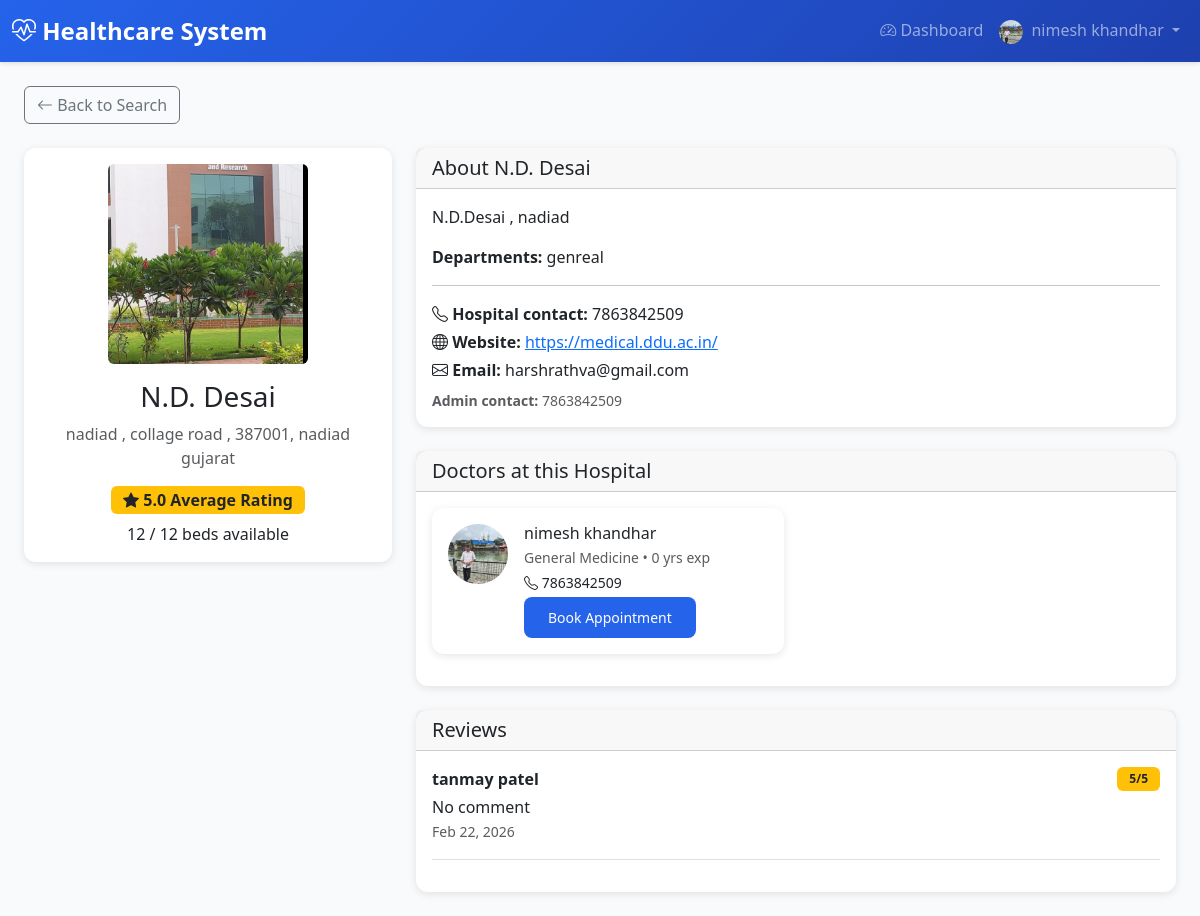
/hospitals/2/ (signed in), run on the app's committed database.
### accounts/models.py (models this page shows, shortened)
class User(AbstractUser):
    email = models.EmailField(unique=True)
    ROLE_CHOICES = [
        ('ADMIN', 'Admin'),
        ('DOCTOR', 'Doctor'),
        ('PATIENT', 'Patient'),
        ('HOSPITAL', 'Hospital'),
        ('HOSPITAL_ADMIN', 'Hospital Admin'),
    ]
    role = models.CharField(max_length=20, choices=ROLE_CHOICES, default='PATIENT')
    is_approved = models.BooleanField(default=False)  # For Doctor and Hospital approval
    phone_number = models.CharField(max_length=15, blank=True)
    address = models.TextField(blank=True)
    profile_picture = models.ImageField(upload_to='user_profiles/', blank=True, null=True)
    created_at = models.DateTimeField(auto_now_add=True)
    updated_at = models.DateTimeField(auto_now=True)
    class Meta:
        db_table = 'users'
        verbose_name = 'User'
        verbose_name_plural = 'Users'

### hospitals/models.py (models this page shows, shortened)
class Hospital(models.Model):
    user = models.OneToOneField(
        settings.AUTH_USER_MODEL,
        on_delete=models.CASCADE,
        related_name='hospital_profile'
    )
    name = models.CharField(max_length=200)
    registration_number = models.CharField(max_length=50, unique=True)
    address = models.TextField(blank=True)
    city = models.CharField(max_length=100, blank=True)
    state = models.CharField(max_length=100, blank=True)
    zip_code = models.CharField(max_length=10, blank=True)
    phone = models.CharField(max_length=15, blank=True)
    email = models.EmailField(blank=True)
    website = models.URLField(blank=True)
    description = models.TextField(blank=True)
    facilities = models.TextField(blank=True, help_text="Departments - comma separated")
    total_beds = models.PositiveIntegerField(default=0)
    available_beds = models.PositiveIntegerField(default=0)  # Kept for migration; use available_beds_count for dynamic
    logo = models.ImageField(upload_to='hospital_logos/', blank=True, null=True)
    verification_document = models.FileField(upload_to='hospital_verifications/', blank=True, null=True, help_text="Upload registration certificate or license for verification")
    created_at = models.DateTimeField(auto_now_add=True)
    updated_at = models.DateTimeField(auto_now=True)
    class Meta:
        db_table = 'hospitals'
        verbose_name = 'Hospital'
        verbose_name_plural = 'Hospitals'
        ordering = ['name']
    def get_doctors(self):
        from doctors.models import DoctorProfile
        return DoctorProfile.objects.filter(
            models.Q(hospital_assignments__hospital=self, hospital_assignments__is_active=True) |
            models.Q(hospital=self)
        ).distinct()
    @property
    def occupied_beds_count(self):
        from django.db.models import Q
        now = timezone.now()
        return self.admissions.filter(
            admission_time__lte=now
        ).filter(
            Q(discharge_time__isnull=True) | Q(discharge_time__gt=now)
        ).count()
    @property
    def available_beds_count(self):
        return max(0, self.total_beds - self.occupied_beds_count)
    def get_available_beds_display(self):
        """For admin list_display (avoids property in admin)"""
        return self.available_beds_count
    get_available_beds_display.short_description = 'Available beds'
    @property
    def average_rating(self):
        from django.db.models import Avg
        result = self.reviews.aggregate(avg=Avg('rating'))
        return round(result['avg'] or 0, 1)

class HospitalReview(models.Model):
    hospital = models.ForeignKey(
        Hospital,
        on_delete=models.CASCADE,
        related_name='reviews'
    )
    patient = models.ForeignKey(
        settings.AUTH_USER_MODEL,
        on_delete=models.CASCADE,
        related_name='hospital_reviews',
        limit_choices_to={'role': 'PATIENT'}
    )
    rating = models.PositiveSmallIntegerField()  # 1-5
    comment = models.TextField(blank=True)
    created_at = models.DateTimeField(auto_now_add=True)
    class Meta:
        db_table = 'hospital_reviews'
        verbose_name = 'Hospital Review'
        verbose_name_plural = 'Hospital Reviews'
        unique_together = ('hospital', 'patient')

### doctors/models.py (models this page shows, shortened)
class DoctorProfile(models.Model):
    SPECIALIZATION_CHOICES = [
        ('CARDIOLOGY', 'Cardiology'),
        ('DERMATOLOGY', 'Dermatology'),
        ('NEUROLOGY', 'Neurology'),
        ('ORTHOPEDICS', 'Orthopedics'),
        ('PEDIATRICS', 'Pediatrics'),
        ('PSYCHIATRY', 'Psychiatry'),
        ('SURGERY', 'Surgery'),
        ('GENERAL', 'General Medicine'),
        ('ONCOLOGY', 'Oncology'),
        ('GYNECOLOGY', 'Gynecology'),
    ]
    user = models.OneToOneField(
        settings.AUTH_USER_MODEL,
        on_delete=models.CASCADE,
        related_name='doctor_profile'
    )
    license_number = models.CharField(max_length=50, unique=True)
    specialization = models.CharField(max_length=50, choices=SPECIALIZATION_CHOICES, default='GENERAL')
    years_of_experience = models.PositiveIntegerField(default=0)
    qualification = models.CharField(max_length=200)
    bio = models.TextField(blank=True)
    consultation_fee = models.DecimalField(max_digits=10, decimal_places=2, default=0.00)
    profile_picture = models.ImageField(upload_to='doctor_profiles/', blank=True, null=True)
    verification_document = models.FileField(upload_to='doctor_verifications/', blank=True, null=True, help_text="Upload license or certification document for verification")
    hospital = models.ForeignKey(
        'hospitals.Hospital',
        on_delete=models.SET_NULL,
        null=True,
        blank=True,
        related_name='doctors'
    )
    is_available = models.BooleanField(default=True)
    available_from = models.TimeField(default=time(9, 0), help_text="Start of working hours")
    available_to = models.TimeField(default=time(17, 0), help_text="End of working hours")
    slot_duration_minutes = models.PositiveIntegerField(default=30)
    created_at = models.DateTimeField(auto_now_add=True)
    updated_at = models.DateTimeField(auto_now=True)
    class Meta:
        db_table = 'doctor_profiles'
        verbose_name = 'Doctor Profile'
        verbose_name_plural = 'Doctor Profiles'

### hospitals/views.py (the view, shortened to what this page needs)
# urls.py: path('<int:pk>/', views.HospitalDetailView.as_view(), name='hospital_detail'),
class HospitalDetailView(LoginRequiredMixin, DetailView):
    model = Hospital
    template_name = 'hospitals/hospital_detail.html'
    context_object_name = 'hospital'
    def get_queryset(self):
        return Hospital.objects.select_related('user').prefetch_related('reviews__patient')
    def get_context_data(self, **kwargs):
        context = super().get_context_data(**kwargs)
        hospital = self.object
        doctors_qs = hospital.get_doctors().select_related('user').filter(
            user__is_approved=True,
            user__is_active=True
        )
        doctors_with_extra = []
        for doc in doctors_qs:
            url = None
            for obj in (doc, doc.user):
                if getattr(obj, 'profile_picture', None):
                    try:
                        url = obj.profile_picture.url
                        break
                    except (ValueError, AttributeError):
                        pass
            doctors_with_extra.append({'doctor': doc, 'profile_image_url': url})
        context['doctors'] = doctors_with_extra
        context['reviews'] = hospital.reviews.select_related('patient').order_by('-created_at')[:20]
        can_review = False
        has_reviewed = False
        context['can_review'] = can_review
        context['has_reviewed'] = has_reviewed
        can_request_join = False
        if self.request.user.is_authenticated and self.request.user.role == 'DOCTOR' and self.request.user.is_approved:
            doc_profile = getattr(self.request.user, 'doctor_profile', None)
            if doc_profile and doc_profile.hospital_id != hospital.id:
                req = hospital.doctor_requests.filter(doctor=doc_profile).first()
                can_request_join = req is None or req.status == 'REJECTED'
        context['can_request_join'] = can_request_join
        context['hospital_logo_url'] = None
        if getattr(hospital, 'logo', None):
            try:
                context['hospital_logo_url'] = hospital.logo.url
            except (ValueError, AttributeError):
                pass
        return context

### templates/hospitals/hospital_detail.html (shortened to what this page needs)
{% extends 'base.html' %}
{% block content %}
<div class="container-fluid">
    <div class="mb-4 d-flex justify-content-between align-items-center">
        <a href="{% url 'hospitals:hospital_search' %}" class="btn btn-outline-secondary"><i class="bi bi-arrow-left"></i> Back to Search</a>
    </div>
    <div class="row">
        <div class="col-md-4 mb-4">
            <div class="card">
                <div class="card-body text-center">
                    {% if hospital_logo_url %}
                    <img src="{{ hospital_logo_url }}" alt="{{ hospital.name }}" class="rounded mb-3" style="width: 200px; height: 200px; object-fit: cover;">
                    {% else %}
                    <div class="rounded bg-secondary d-flex align-items-center justify-content-center mx-auto mb-3" style="width: 200px; height: 200px;">
                        <i class="bi bi-building text-white" style="font-size: 5rem;"></i>
                    </div>
                    {% endif %}
                    <h3>{{ hospital.name }}</h3>
                    <p class="text-muted">{{ hospital.address }}{% if hospital.city %}, {{ hospital.city }}{% endif %}{% if hospital.state %} {{ hospital.state }}{% endif %}</p>
                    <div class="mb-2">
                        <span class="badge bg-warning text-dark fs-6"><i class="bi bi-star-fill"></i> {{ hospital.average_rating }} Average Rating</span>
                    </div>
                    <p class="mb-0"> {{ hospital.available_beds_count }} / {{ hospital.total_beds }} beds available</p>
                </div>
            </div>
        </div>
        <div class="col-md-8">
            <div class="card mb-4">
                <div class="card-header"><h5 class="mb-0">About {{ hospital.name }}</h5></div>
                <div class="card-body">
                    <p class="mb-3">{{ hospital.description|default:"No description available." }}</p>
                    <p class="mb-2"><strong>Departments:</strong> {{ hospital.facilities|default:"—" }}</p>
                    <hr class="my-3">
                    <p class="mb-1"><strong><i class="bi bi-telephone"></i> Hospital contact:</strong> {{ hospital.phone|default:"—" }}</p>
                    {% if hospital.website %}
                    <p class="mb-1"><strong><i class="bi bi-globe"></i> Website:</strong> <a href="{{ hospital.website }}" target="_blank" rel="noopener">{{ hospital.website }}</a></p>
                    {% else %}
                    <p class="mb-1"><strong><i class="bi bi-globe"></i> Website:</strong> —</p>
                    {% endif %}
                    {% if hospital.email %}<p class="mb-0"><strong><i class="bi bi-envelope"></i> Email:</strong> {{ hospital.email }}</p>{% endif %}
                    {% if hospital.user.phone_number %}
                    <p class="mb-0 mt-2 text-muted small"><strong>Admin contact:</strong> {{ hospital.user.phone_number }}</p>
                    {% endif %}
                </div>
            </div>
            <div class="card mb-4">
                <div class="card-header"><h5 class="mb-0">Doctors at this Hospital</h5></div>
                <div class="card-body">
                    {% if doctors %}
                    <div class="row">
                        {% for item in doctors %}
                        <div class="col-md-6 mb-3">
                            <div class="card h-100">
                                <div class="card-body d-flex">
                                    {% if item.profile_image_url %}
                                    <img src="{{ item.profile_image_url }}" alt="" class="rounded-circle me-3" style="width: 60px; height: 60px; object-fit: cover;">
                                    {% else %}
                                    <i class="bi bi-person-circle me-3" style="font-size: 3rem; color: #6c757d;"></i>
                                    {% endif %}
                                    <div class="flex-grow-1">
                                        <h6 class="mb-1">{{ item.doctor.user.get_full_name|default:item.doctor.user.username }}</h6>
                                        <p class="small text-muted mb-1">{{ item.doctor.get_specialization_display }} • {{ item.doctor.years_of_experience }} yrs exp</p>
                                        {% if item.doctor.user.phone_number %}<p class="small mb-1"><i class="bi bi-telephone"></i> {{ item.doctor.user.phone_number }}</p>{% endif %}
                                        <a href="{% url 'doctors:doctor_detail' item.doctor.pk %}" class="btn btn-sm btn-primary">Book Appointment</a>
                                    </div>
                                </div>
                            </div>
                        </div>
                        {% endfor %}
                    </div>
                    {% else %}
                    <p class="text-muted">No doctors listed.</p>
                    {% endif %}
                </div>
            </div>
            <div class="card mb-4">
                <div class="card-header d-flex justify-content-between align-items-center">
                    <h5 class="mb-0">Reviews</h5>
                </div>
                <div class="card-body">
                    {% if reviews %}
                    {% for r in reviews %}
                    <div class="border-bottom pb-3 mb-3">
                        <div class="d-flex justify-content-between">
                            <strong>{{ r.patient.get_full_name|default:r.patient.username }}</strong>
                            <span class="badge bg-warning text-dark">{{ r.rating }}/5</span>
                        </div>
                        <p class="mb-0 mt-1">{{ r.comment|default:"No comment" }}</p>
                        <small class="text-muted">{{ r.created_at|date:"M d, Y" }}</small>
                    </div>
                    {% endfor %}
                    {% else %}
                    <p class="text-muted">No reviews yet.</p>
                    {% endif %}
                </div>
            </div>
        </div>
    </div>
</div>
{% endblock %}

### templates/base.html (shortened to what this page needs)
<!DOCTYPE html>
<html lang="en">
<head>
    <link href="https://cdn.jsdelivr.net/npm/bootstrap@5.3.0/dist/css/bootstrap.min.css" rel="stylesheet">
    <link rel="stylesheet" href="https://cdn.jsdelivr.net/npm/bootstrap-icons@1.11.0/font/bootstrap-icons.css">
</head>
<body>
    {% if user.is_authenticated %}
    <nav class="navbar navbar-expand-lg navbar-dark">
        <div class="container-fluid">
            <a class="navbar-brand" href="{% url 'accounts:dashboard_redirect' %}">
                <i class="bi bi-heart-pulse"></i> Healthcare System
            </a>
            <div class="collapse navbar-collapse" id="navbarNav">
                <ul class="navbar-nav ms-auto">
                    <li class="nav-item">
                        <a class="nav-link" href="{% url 'accounts:dashboard_redirect' %}">
                            <i class="bi bi-speedometer2"></i> Dashboard
                        </a>
                    </li>
                    <li class="nav-item dropdown">
                        <a class="nav-link dropdown-toggle" href="#" id="navbarDropdown" role="button" data-bs-toggle="dropdown">
                            {% if profile_picture_url %}
                            <img src="{{ profile_picture_url }}" alt="Profile" class="rounded-circle me-1" style="width: 24px; height: 24px; object-fit: cover;">
                            {% else %}
                            <i class="bi bi-person-circle"></i>
                            {% endif %}
                            {{ user.get_full_name|default:user.username }}
                        </a>
                    </li>
                </ul>
            </div>
        </div>
    </nav>
    {% endif %}
    <div class="container-fluid mt-4">
        {% block content %}{% endblock %}
    </div>
</body>
</html>

### data on the page
User: get_full_name "nimesh khandhar"
Hospital: name "N.D. Desai", address "nadiad , collage road , 387001", city "nadiad", state "gujarat", average_rating "5.0", available_beds_count "12", total_beds "12", description "N.D.Desai , nadiad", facilities "genreal", phone "7863842509", website "https://medical.ddu.ac.in/", email "harshrathva@gmail.com", user.phone_number "7863842509"
DoctorProfile: doctor.user.get_full_name "nimesh khandhar", doctor.specialization "General Medicine", doctor.years_of_experience "0", doctor.user.phone_number "7863842509"
HospitalReview: patient.get_full_name "tanmay patel", rating "5", comment "No comment", created_at "Feb 22, 2026"
